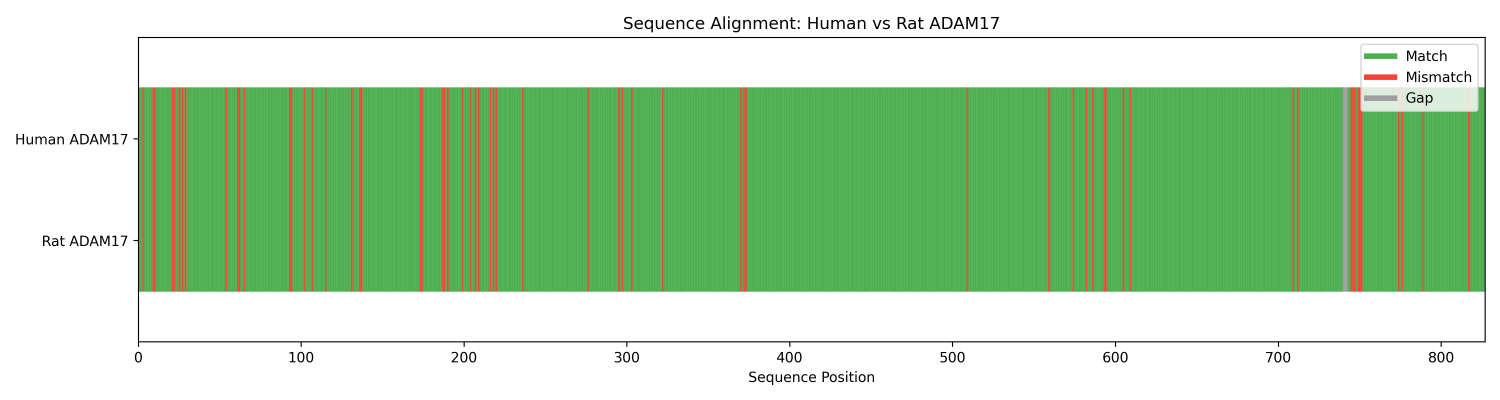
#> input picture Data/Sequence_Catalog/ADAM17_Alignment.png, 4500 x 1200 px (shown at 1/3 size)
$ python lane_band.py ../Data/Sequence_Catalog/ADAM17_Alignment.png
#> lines starting #> are read from the running program, lines starting #| are printed output that depends on the picture; after the words box and inside, x2 and y2 are one past the last pixel; in counts of white or black regions, pixels touching at a corner belong together
#!/usr/bin/env python3
"""
lane_band.py - Automatic lane and band detection / quantification for blot and
gel images (works on the 16-bit arrays returned by chemidoc_reader, or any 2-D
image).

Lanes are vertical (run top-to-bottom); bands are horizontal features within a
lane. Detection is intensity-profile based:
  * lane profile  = signal averaged down each column -> peaks are lanes
  * band profile  = signal averaged across a lane's columns -> peaks are bands
"signal" is oriented so protein = high: bright-band images (chemi) are used as-is;
dark-band images (Ponceau/Coomassie on a light membrane) are inverted. Polarity
is auto-detected from the image but can be forced.

Band "volume" is the baseline-subtracted profile integrated over the band, scaled
by lane width - i.e. a background-corrected integrated density, comparable across
bands in the same image.

CLI:
    python lane_band.py blot.scn --overlay annotated.png --csv bands.csv
    python lane_band.py gel.sscn --overlay out.png --lanes 9 --dark-bands

As a library:
    from lane_band import detect_lanes, detect_bands, quantify, annotate_overlay
"""

import argparse
import sys
from pathlib import Path

import numpy as np
from scipy.ndimage import uniform_filter1d
from scipy.signal import find_peaks, peak_widths


# ── polarity & profiles ───────────────────────────────────────────────────────

def _signal(img, dark_bands):
    """Return a float image where protein = high values."""
    a = img.astype(np.float64)
    if dark_bands is None:                       # auto: bright background => dark bands
        mid = (a.max() + a.min()) / 2.0
        dark_bands = a.mean() > mid
    if dark_bands:
        a = a.max() - a
    return a, bool(dark_bands)


def _smooth(p, frac, n):
    w = max(1, int(round(frac * n)))
    return uniform_filter1d(p, size=w, mode="nearest")


def _baseline(p, frac=0.1):
    """Slowly-varying baseline via a wide minimum/quantile filter."""
    from scipy.ndimage import minimum_filter1d
    w = max(3, int(round(frac * len(p))) | 1)
    base = minimum_filter1d(p, size=w, mode="nearest")
    return uniform_filter1d(base, size=w, mode="nearest")


def autocrop(img, sat_frac=0.97, frame_frac=0.5):
    """Bounding box (r0, r1, c0, c1) of the image interior, excluding a
    saturated border (the bright frame around a ChemiDoc membrane). Falls back
    to the full image if cropping would remove too much."""
    a = img if img.ndim == 2 else img[..., 0]
    sat = a >= sat_frac * a.max()
    keep_c = np.where(sat.mean(axis=0) < frame_frac)[0]
    keep_r = np.where(sat.mean(axis=1) < frame_frac)[0]
    h, w = a.shape
    if keep_c.size < 0.3 * w or keep_r.size < 0.3 * h:
        return 0, h, 0, w
    return int(keep_r.min()), int(keep_r.max()) + 1, int(keep_c.min()), int(keep_c.max()) + 1


# ── lane detection ────────────────────────────────────────────────────────────

def detect_lanes(img, dark_bands=None, expected=None,
                 min_sep_frac=0.025, prominence_frac=0.025, smooth_frac=0.004):
    """Find vertical lanes. Returns list of dicts: index, center, left, right (px)."""
    sig, dark = _signal(img, dark_bands)
    h, w = sig.shape
    prof = sig.mean(axis=0)
    prof = _smooth(prof, smooth_frac, w)
    prof = prof - _baseline(prof, 0.15)
    prof = np.clip(prof, 0, None)
    rng = prof.max() - prof.min()
    if rng <= 0:
        return []

    kw = dict(distance=max(1, int(min_sep_frac * w)))
    if expected:                                 # relax prominence to hit a target count
        peaks = []
        for pf in (prominence_frac, prominence_frac / 2, prominence_frac / 4, 0):
            peaks, _ = find_peaks(prof, prominence=pf * rng if pf else None, **kw)
            if len(peaks) >= expected:
                break
        if len(peaks) > expected:                # keep the `expected` tallest
            peaks = np.sort(peaks[np.argsort(prof[peaks])[-expected:]])
    else:
        peaks, _ = find_peaks(prof, prominence=prominence_frac * rng, **kw)
    if len(peaks) == 0:
        return []

    widths, _, lefts, rights = peak_widths(prof, peaks, rel_height=0.5)
    lanes = []
    for i, (pk, lo, hi) in enumerate(zip(peaks, lefts, rights)):
        half = (hi - lo) / 2.0 if hi > lo else 0.02 * w
        lanes.append({"index": i + 1, "center": int(pk),
                      "left": int(max(0, pk - half)),
                      "right": int(min(w, pk + half))})
    return lanes


# ── band detection ────────────────────────────────────────────────────────────

def detect_bands(img, lane, dark_bands=None,
                 min_sep_frac=0.012, prominence_frac=0.05, smooth_frac=0.004):
    """Find bands within one lane. Returns list of dicts:
    index, center, top, bottom, height, volume (background-corrected)."""
    sig, _ = _signal(img, dark_bands)
    h, w = sig.shape
    strip = sig[:, lane["left"]:max(lane["left"] + 1, lane["right"])]
    prof = strip.mean(axis=1)
    prof = _smooth(prof, smooth_frac, h)
    base = _baseline(prof, 0.10)
    corr = np.clip(prof - base, 0, None)
    rng = corr.max() - corr.min()
    if rng <= 0:
        return []
    peaks, props = find_peaks(corr, prominence=prominence_frac * rng,
                              distance=max(1, int(min_sep_frac * h)))
    if len(peaks) == 0:
        return []
    widths, _, tops, bots = peak_widths(corr, peaks, rel_height=0.9)
    lane_w = max(1, lane["right"] - lane["left"])
    bands = []
    for i, (pk, t, b) in enumerate(zip(peaks, tops, bots)):
        t, b = int(t), int(min(h, b + 1))
        volume = float(corr[t:b].sum()) * lane_w       # integrated density
        bands.append({"index": i + 1, "center": int(pk), "top": t, "bottom": b,
                      "height": float(corr[pk]), "volume": volume})
    return bands


def quantify(img, dark_bands=None, expected_lanes=None, crop=True,
             lane_prominence=0.025, band_prominence=0.05):
    """Detect lanes + bands and return (lanes, bands_dataframe), with all
    coordinates in full-image pixels. Auto-crops the saturated border first so
    the membrane frame doesn't swamp the lane profile.

    bands_dataframe columns: lane, band, y, top, bottom, height, volume, pct_lane."""
    import pandas as pd
    if img.ndim == 3:
        img = img[..., 0]
    r0, r1, c0, c1 = autocrop(img) if crop else (0, img.shape[0], 0, img.shape[1])
    sub = img[r0:r1, c0:c1]

    lanes = detect_lanes(sub, dark_bands=dark_bands, expected=expected_lanes,
                         prominence_frac=lane_prominence)
    rows = []
    for lane in lanes:                                  # shift x into full coords
        lane["center"] += c0; lane["left"] += c0; lane["right"] += c0
        sub_lane = {"left": lane["left"] - c0, "right": lane["right"] - c0}
        bands = detect_bands(sub, sub_lane, dark_bands=dark_bands,
                             prominence_frac=band_prominence)
        for b in bands:                                 # shift y into full coords
            b["center"] += r0; b["top"] += r0; b["bottom"] += r0
        lane["bands"] = bands
        tot = sum(b["volume"] for b in bands) or 1.0
        for b in bands:
            rows.append({"lane": lane["index"], "band": b["index"],
                         "y": b["center"], "top": b["top"], "bottom": b["bottom"],
                         "height": round(b["height"], 1),
                         "volume": round(b["volume"], 1),
                         "pct_lane": round(100 * b["volume"] / tot, 1)})
    return lanes, pd.DataFrame(rows)


# ── overlay ───────────────────────────────────────────────────────────────────

# [17 lines left out: function annotate_overlay, not called in this run]


# ── CLI ───────────────────────────────────────────────────────────────────────

def main(argv=None):
    ap = argparse.ArgumentParser(
        description=__doc__, formatter_class=argparse.RawDescriptionHelpFormatter)
    ap.add_argument("file", type=Path, help="image (.scn/.sscn/.tif/.png ...)")
    ap.add_argument("--overlay", type=Path, help="write annotated PNG")
    ap.add_argument("--csv", type=Path, help="write band quantification CSV")
    ap.add_argument("--lanes", type=int, help="expected number of lanes (hint)")
    ap.add_argument("--dark-bands", action="store_true", help="force dark-band polarity")
    ap.add_argument("--bright-bands", action="store_true", help="force bright-band polarity")
    args = ap.parse_args(argv)
    if not args.file.is_file():
        ap.error(f"not a file: {args.file}")

    # load image (ChemiDoc reader for .scn/.sscn, else PIL)
    suf = args.file.suffix.lower()
    if suf in (".scn", ".sscn", ".mscn"):
        from chemidoc_reader import read_chemidoc, to_8bit
        img, _ = read_chemidoc(args.file)
        if img.ndim == 3:
            img = img[0]
        img8 = to_8bit(img)
    else:
        from PIL import Image
        pil = Image.open(args.file).convert("I;16") if suf in (".tif", ".tiff") \
            else Image.open(args.file).convert("L")
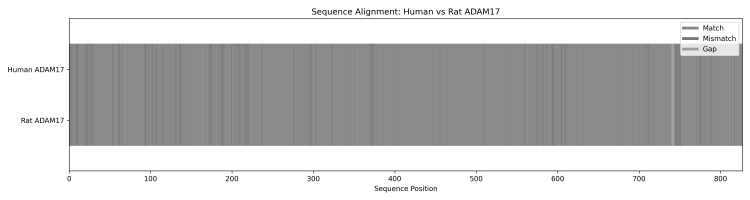
#> pil: PIL image 4500x1200 L (shown at 1/6 size); min 0, max 255, mean 198.2
        img = np.asarray(pil)
        from chemidoc_reader import to_8bit
        img8 = to_8bit(img) if img.dtype != np.uint8 else img

    dark = True if args.dark_bands else (False if args.bright_bands else None)
    lanes, bands = quantify(img, dark_bands=dark, expected_lanes=args.lanes)
#> in autocrop, `sat = a >= sat_frac * a.max()`:
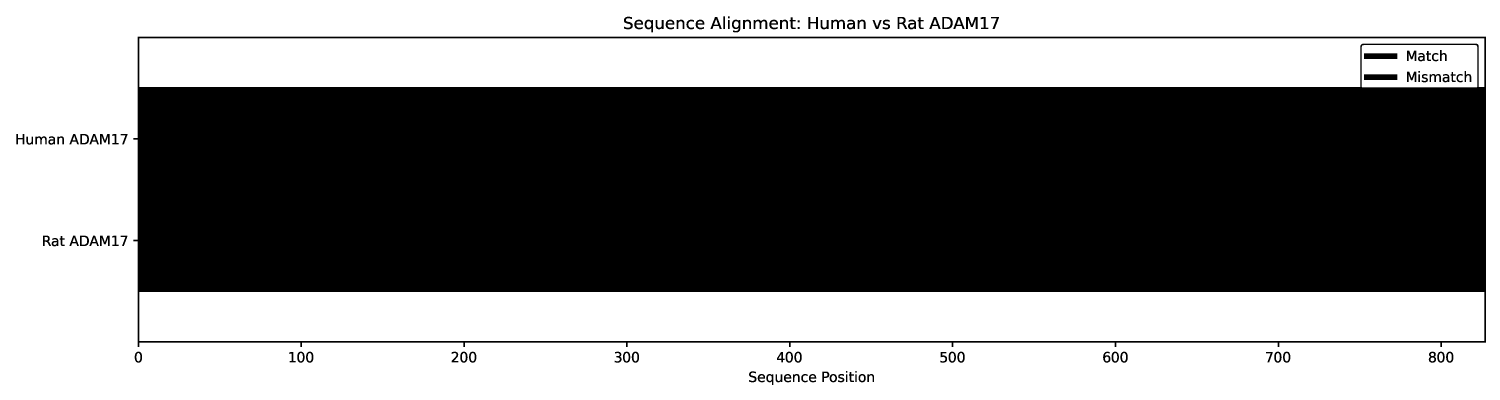
#> sat: shape (1200, 4500) bool (shown at 1/3 size); 52.3% white; 116 black regions, largest, box (x1, y1, x2, y2) and area: (400, 110, 4458, 1041) 2533845, (4092, 160, 4192, 177) 1700, (4092, 223, 4192, 240) 1700
#> in autocrop, `keep_c = np.where(sat.mean(axis=0) < frame_frac)[0]`: keep_c = 4045 values from 413 to 4457
#> in autocrop, `keep_r = np.where(sat.mean(axis=1) < frame_frac)[0]`: keep_r = 625 values from 110 to 1027
#> in quantify, `r0, r1, c0, c1 = autocrop(img) if crop else (0, img.shape[0], 0, img.s..`: r0 = 110; r1 = 1028; c0 = 413; c1 = 4458
#> in quantify, `sub = img[r0:r1, c0:c1]`:
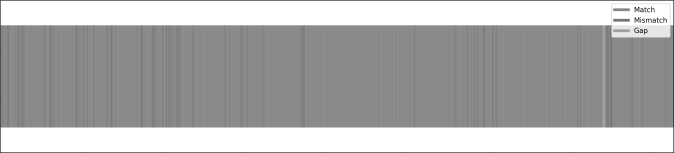
#> sub: shape (918, 4045) (shown at 1/6 size); min 0, max 255, mean 174.3
#> in _signal, `mid = (a.max() + a.min()) / 2.0`: mid = 127.5
#> in _signal, `dark_bands = a.mean() > mid`: dark_bands = True
#> in _signal, `a = a.max() - a`:
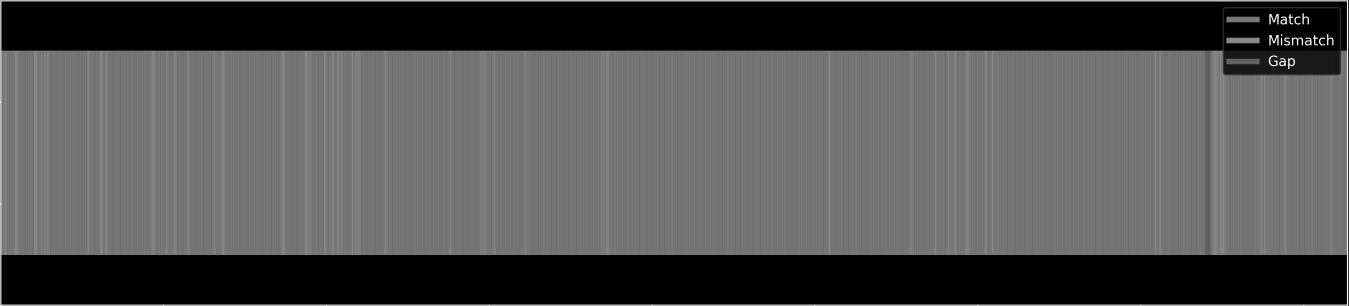
#> a: shape (918, 4045) float64 (shown at 1/3 size); min 0, max 255, mean 80.7
#> in detect_lanes, `prof = sig.mean(axis=0)`: prof = 4045 values, max 254.8 at index 1, min 43.19 at index 4044, mean 80.73
#> in detect_lanes, `prof = _smooth(prof, smooth_frac, w)`: prof = 4045 values, max 116.7 at index 9, min 65.61 at index 3622, mean 80.62
#> in _baseline, `w = max(3, int(round(frac * len(p))) | 1)`: w = 607
#> in _baseline, `base = minimum_filter1d(p, size=w, mode="nearest")`: base = 4045 values, max 79.18 at index 2094, min 65.61 at index 3319, mean 76.91
#> in detect_lanes, `prof = prof - _baseline(prof, 0.15)`: prof = 4045 values, max 43.8 at index 4036, min 6.54e-13 at index 539, mean 3.66
#> in detect_lanes, `rng = prof.max() - prof.min()`: rng = 43.8
#> in detect_lanes, `peaks, _ = find_peaks(prof, prominence=prominence_frac * rng, **kw)`: peaks = 29 values from 9 to 4036
#> in detect_lanes, `widths, _, lefts, rights = peak_widths(prof, peaks, rel_height=0.5)`: widths = 29 values, max 256 at index 25, min 3.75 at index 22, mean 25.03; lefts = 29 values from 4.73 to 4035.2; rights = 29 values from 10.07 to 4040
#> the loop in detect_lanes, `for i, (pk, lo, hi) in enumerate(zip(peaks, lefts, rights)):` made 29 passes
#> (pk, lo, hi, half) on passes 1 to 8: (9, 4.73, 10.07, 2.67), (130, 124.3, 147.5, 11.62), (303, 295.5, 318.4, 11.47), (460, 451.5, 468, 8.25), (562, 556.4, 572.7, 8.17), (670, 661.5, 678, 8.25), (820, 811.9, 827.9, 8), (923, 910.4, 934.1, 11.87)
#> after the loop in detect_lanes, `for i, (pk, lo, hi) in enumerate(zip(peaks, lefts, rights)):`: lanes = 29 items
#> the loop in quantify, `for lane in lanes:` made 29 passes
#> (rng in detect_bands, peaks in detect_bands, widths in detect_bands, tops in detect_bands, bots in detect_bands, lane_w in detect_bands, tot) on passes 1 to 2: (202, [2, 154, 763, 915], [4.3, 85.26, 85.26, 2.65], [0.2, 150.3, 681.5, 914.3], [4.5, 235.5, 766.7, 916.9], 5, 61359.7), (202, [2, 154, 763, 915], [4.3, 85.14, 85.14, 2.65], [0.2, 150.3, 681.6, 914.3], [4.5, 235.4, 766.7, 916.9], 23, 289325.2)
#> after the loop in quantify, `for lane in lanes:`: b = {'index': 4, 'center': 1025, 'top': 1024, 'bottom': 1027, 'height': 202, 'volume': 2711.2}; rows = 124 items
#> lanes = 29 items; bands = table of 124 rows and 8 columns
    print(f"{args.file.name}: {len(lanes)} lanes, {len(bands)} bands")
#| ADAM17_Alignment.png: 29 lanes, 124 bands
    if not bands.empty:
        print(bands.to_string(index=False))
#|  lane  band    y  top  bottom  height    volume  pct_lane
#|     1     1  112  110     115   202.0    3936.2       6.4
#|     1     2  264  260     346   114.9   27339.2      44.6
#|     1     3  873  791     877   114.9   27373.0      44.6
#|     1     4 1025 1024    1027   202.0    2711.2       4.4
#|     2     1  112  110     115   202.0   18106.8       6.3
#> (further printed lines are left out)
    if args.csv:
        bands.to_csv(args.csv, index=False)
        print(f"wrote {args.csv}")
    if args.overlay:
        from PIL import Image
        Image.fromarray(annotate_overlay(img8, lanes)).save(args.overlay)
        print(f"wrote {args.overlay}")


if __name__ == "__main__":
    sys.exit(main())
#> (the program exits here)

$ run again, on Data/Sequence_Catalog/MMP2_Alignment.png
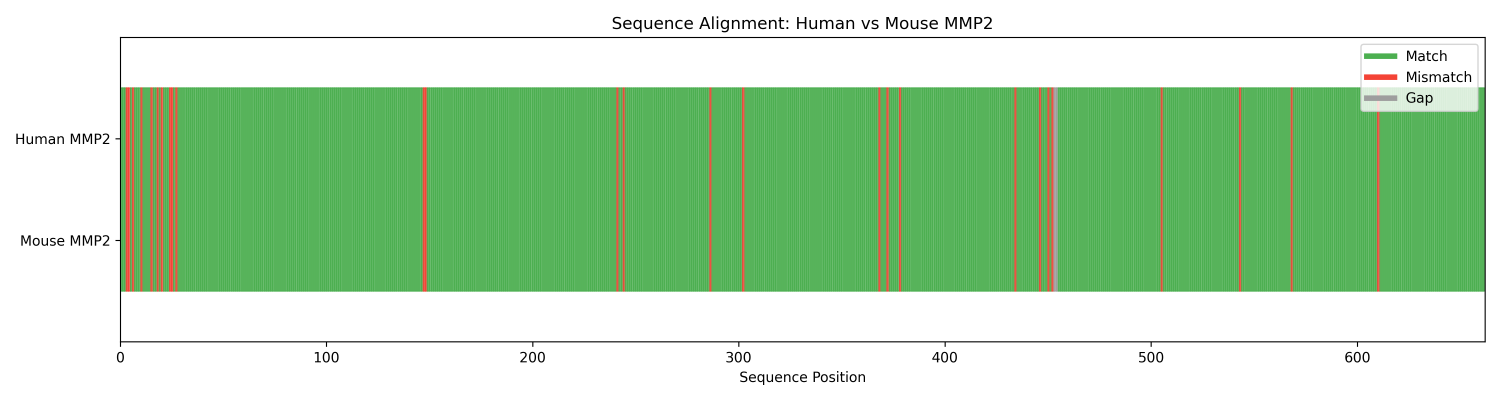
#> input picture Data/Sequence_Catalog/MMP2_Alignment.png, 4500 x 1200 px (shown at 1/3 size)
#> in main, `pil = Image.open(args.file).convert("I;16") if suf in (".tif", ".tiff"..`:
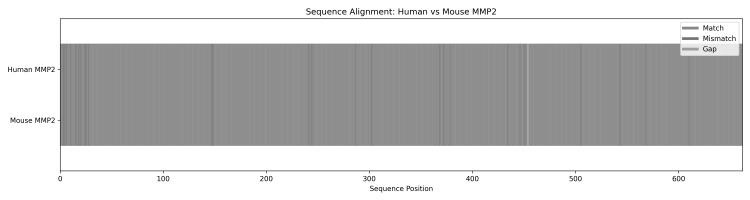
#> pil: PIL image 4500x1200 L (shown at 1/6 size); min 0, max 255, mean 199.6
#> in autocrop, `sat = a >= sat_frac * a.max()`:
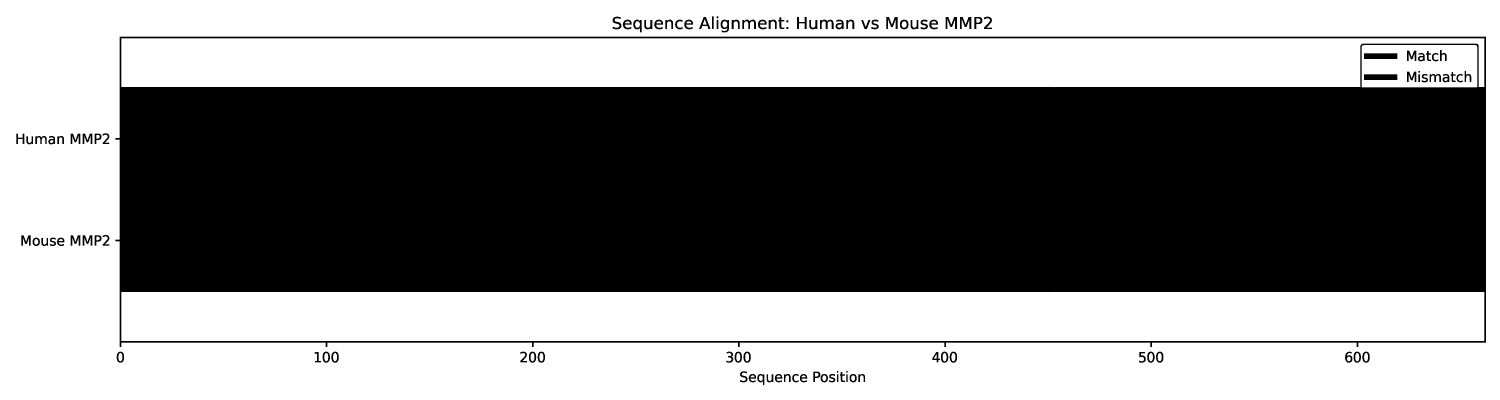
#> sat: shape (1200, 4500) bool (shown at 1/3 size); 51.8% white; 108 black regions, largest, box (x1, y1, x2, y2) and area: (346, 110, 4458, 1041) 2567463, (4092, 160, 4192, 177) 1700, (4092, 223, 4192, 240) 1700
#> keep_c = 4099 values from 359 to 4457
#> keep_r = 625 values from 110 to 1027
#> r0 = 110; r1 = 1028; c0 = 359; c1 = 4458
#> mid = 127.5
#> dark_bands = True
#> in detect_lanes, `prof = sig.mean(axis=0)`: prof = 4099 values, max 254.8 at index 1, min 43.19 at index 4098, mean 77.78
#> in detect_lanes, `prof = _smooth(prof, smooth_frac, w)`: prof = 4099 values, max 112.7 at index 4090, min 66.13 at index 2807, mean 77.66
#> in _baseline, `w = max(3, int(round(frac * len(p))) | 1)`: w = 615
#> base = 4099 values, max 76.15 at index 0, min 66.13 at index 2500, mean 73.61
#> in detect_lanes, `prof = prof - _baseline(prof, 0.15)`: prof = 4099 values, max 43.35 at index 4090, min -3.69e-13 at index 2807, mean 4.05
#> in detect_lanes, `prof = np.clip(prof, 0, None)`: prof = 4099 values, max 43.35 at index 4090, min 0 at index 2807, mean 4.05
#> in detect_lanes, `rng = prof.max() - prof.min()`: rng = 43.35
#> in detect_lanes, `peaks, _ = find_peaks(prof, prominence=prominence_frac * rng, **kw)`: peaks = 32 values from 9 to 4090
#> in detect_lanes, `widths, _, lefts, rights = peak_widths(prof, peaks, rel_height=0.5)`: widths = 32 values, max 80.41 at index 30, min 1.91 at index 21, mean 9.93; lefts = 32 values from 4.67 to 4089.2; rights = 32 values from 9.8 to 4093.7
#> the loop in detect_lanes, `for i, (pk, lo, hi) in enumerate(zip(peaks, lefts, rights)):` made 32 passes
#> (pk, lo, hi, half) on passes 1 to 8: (9, 4.67, 9.8, 2.56), (156, 147, 165.7, 9.39), (305, 304, 306, 0.998), (410, 409, 411, 0.998), (515, 514, 516, 1), (620, 618.3, 621.5, 1.58), (812, 811, 813, 1), (917, 908.6, 924.1, 7.73)
#> after the loop in detect_lanes, `for i, (pk, lo, hi) in enumerate(zip(peaks, lefts, rights)):`: lanes = 32 items
#> the loop in quantify, `for lane in lanes:` made 32 passes
#> (rng in detect_bands, peaks in detect_bands, widths in detect_bands, tops in detect_bands, bots in detect_bands, lane_w in detect_bands, tot) on passes 1 to 2: (202, [2, 154, 763, 915], [4.3, 85.09, 85.09, 2.65], [0.2, 150.3, 681.6, 914.3], [4.5, 235.4, 766.7, 916.9], 5, 59578.4), (202, [2, 154, 763, 915], [4.3, 84.96, 84.96, 2.65], [0.2, 150.3, 681.8, 914.3], [4.5, 235.2, 766.7, 916.9], 19, 237552.5)
#> after the loop in quantify, `for lane in lanes:`: b = {'index': 4, 'center': 1025, 'top': 1024, 'bottom': 1027, 'height': 202, 'volume': 2711.2}; rows = 134 items
#> in main, `lanes, bands = quantify(img, dark_bands=dark, expected_lanes=args.lanes)`: lanes = 32 items; bands = table of 134 rows and 8 columns
#| MMP2_Alignment.png: 32 lanes, 134 bands
#|  lane  band    y  top  bottom  height   volume  pct_lane
#|     1     1  112  110     115   202.0   3936.2       6.6
#|     1     2  264  260     346   112.8  26448.4      44.4
#|     1     3  873  791     877   112.8  26482.5      44.4
#|     1     4 1025 1024    1027   202.0   2711.2       4.6
#|     2     1  112  110     115   202.0  14957.8       6.3
#> (further printed lines are left out)
